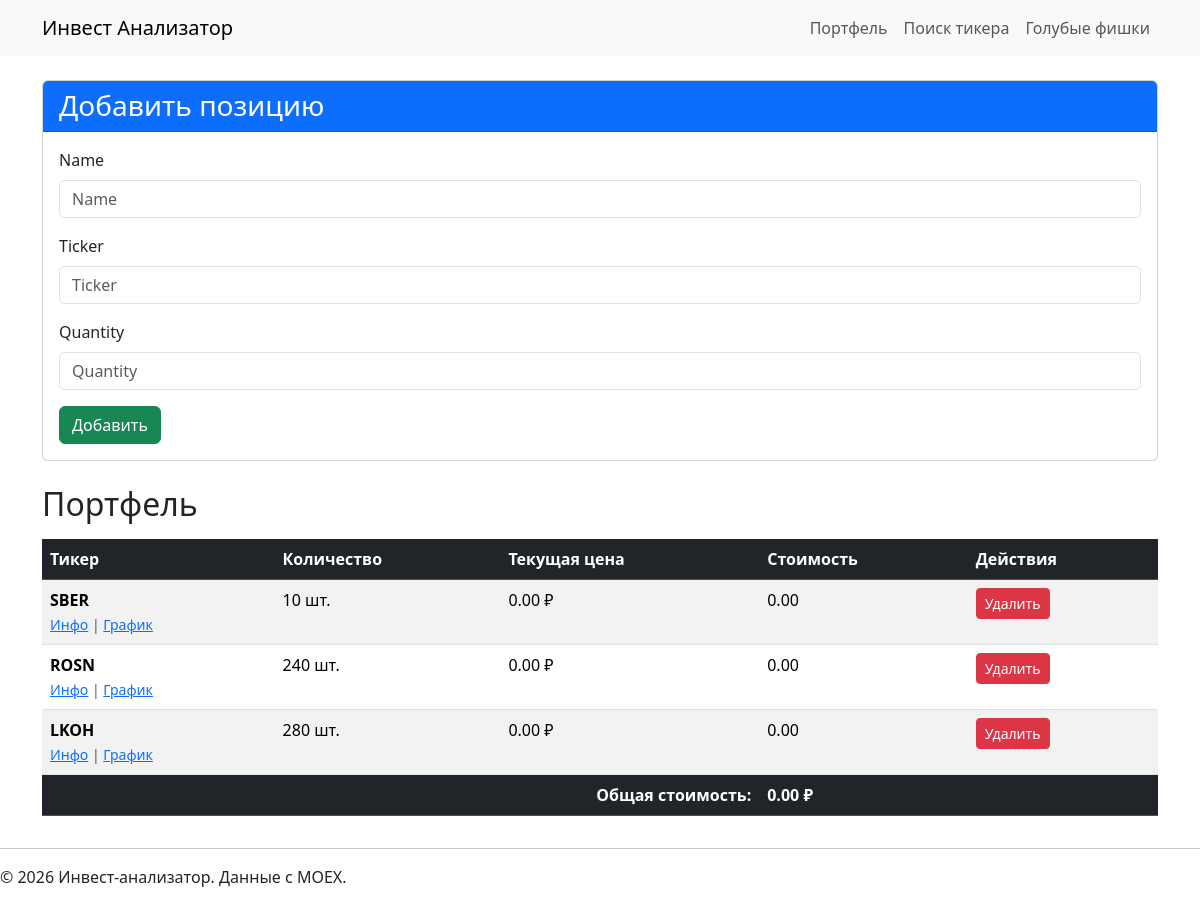
The page /portfolio/ on the database its author committed.
### portfolio/models.py (models this page shows)
class Portfolio(models.Model):
    name = models.CharField(max_length=100)
    ticker = models.CharField(max_length=20)
    quantity = models.IntegerField()

### portfolio/views.py (the view)
# urls.py: path('', views.index, name='index'),
def index(request):
    if request.method == 'POST':
        form = PortfolioForm(request.POST)
        if form.is_valid():
            form.save()
            return redirect('portfolio:index')
    else:
        form = PortfolioForm()
    items = Portfolio.objects.all()
    prices_cache = {}
    for item in items:
        if item.ticker in prices_cache:
            price = prices_cache[item.ticker]
        else:
            price = get_stock_price(item.ticker) or 0
            prices_cache[item.ticker] = price
        item.current_price = price
        item.total = item.quantity * price
    total_all = sum(prices_cache[item.ticker] * item.quantity for item in items)
    return render(request, f'{APP_NAME}index.html', {
        'form': form,
        'portfolio_items': items,
        'total_all': total_all
    })

### portfolio/forms.py
class PortfolioForm(forms.ModelForm):
    class Meta:
        model = Portfolio
        fields = ['name', 'ticker', 'quantity']

### portfolio/moex_api.py (called while the page is built)
def get_stock_price(ticker):
    try:
        url = f"https://iss.moex.com/iss/engines/stock/markets/shares/boards/tqbr/securities/{ticker}.json"
        response = requests.get(url, timeout=5)
        data = response.json()
        return data['securities']['data'][0][3]
    except (IndexError, KeyError, requests.RequestException):
        return None  # цена недоступна

### portfolio/templates/portfolio/index.html (shortened to what this page needs)
{% extends 'base.html' %}
{% load django_bootstrap5 %}
{% block content %}
<div class="container mt-4">
    <div class="card mb-4">
        <div class="card-header bg-primary text-white">
            <h3 class="mb-0">Добавить позицию</h3>
        </div>
        <div class="card-body">
            <form method="post">
                {% bootstrap_form form %}
                <button type="submit" class="btn btn-success">Добавить</button>
            </form>
        </div>
    </div>
    <h2 class="mb-3">Портфель</h2>
    <div class="table-responsive">
        <table class="table table-striped table-hover table-condensed">
            <thead class="table-dark">
                <tr>
                    <th>Тикер</th>
                    <th>Количество</th>
                    <th>Текущая цена</th>
                    <th>Стоимость</th>
                    <th >Действия</th>
                </tr>
            </thead>
            <tbody>
                {% for item in portfolio_items %}
                <tr>
                    <td>
                        <strong>{{ item.ticker }}</strong>
                        <br>
                        <small class="text-muted">
                            <a href="{% url 'portfolio:stock_info' item.ticker %}">Инфо</a> |
                            <a href="{% url 'portfolio:stock_chart' item.ticker %}">График</a>
                        </small>
                    </td>
                    <td>{{ item.quantity }} шт.</td>
                    <td>{{ item.current_price|floatformat:2 }} ₽</td>
                    <td>{{ item.total|floatformat:2}}</td>
                    <td>
                        <form method="post" action="{% url 'portfolio:delete_position' item.id %}" style="display: inline;">
                            <button type="submit" class="btn btn-sm btn-danger" onclick="return confirm('Удалить позицию {{ item.ticker }}?')">
                                Удалить
                            </button>
                        </form>
                    </td>
                </tr>
                {% empty %}
                <tr>
                    <td colspan="5" class="text-center text-muted">
                        Портфель пуст. Добавьте первую позицию!
                    </td>
                </tr>
                {% endfor %}
            </tbody>
            <tfoot class="table-dark">
                <tr>
                    <th colspan="3" class="text-end">Общая стоимость:</th>
                    <th colspan="2">{{ total_all|floatformat:2 }} ₽</th>
                </tr>
            </tfoot>
        </table>
    </div>
</div>
{% endblock %}

### portfolio/templates/base.html (shortened to what this page needs)
{% load static %}
{% load django_bootstrap5 %}
<!DOCTYPE html>
<html lang="ru">
<head>
    {% bootstrap_css %}
</head>
<body>
    {% include 'includes/header.html' %}
    <main>
        {% block content %}
        {% endblock %}
    </main>
    {% include 'includes/footer.html' %}
</body>
</html>

### portfolio/templates/includes/header.html (shortened to what this page needs)
{% load static %}
<header>
    <nav class="navbar navbar-expand-lg navbar-light bg-light">
        <div class="container">
            <a class="navbar-brand" href="{% url 'portfolio:index' %}">Инвест Анализатор</a>
            <div class="collapse navbar-collapse" id="navbarNav">
                <ul class="navbar-nav ms-auto">
                    <li class="nav-item">
                        <a class="nav-link" href="{% url 'portfolio:index' %}">Портфель</a>
                    </li>
                    <li class="nav-item">
                        <a class="nav-link" href="{% url 'portfolio:find_ticker' %}">Поиск тикера</a>
                    </li>
                    <li class="nav-item">
                        <a class="nav-link" href="{% url 'portfolio:blue_chips' %}">Голубые фишки</a>
                    </li>
                </ul>
            </div>
        </div>
    </nav>
</header>

### portfolio/templates/includes/footer.html
<footer>
    <hr>
    <p>&copy; 2026 Инвест-анализатор. Данные с MOEX.</p>
</footer>

### rows shown on the page
Portfolio: ticker "SBER", quantity "10", current_price "0.00", total "0.00"
Portfolio: ticker "ROSN", quantity "240", current_price "0.00", total "0.00"
Portfolio: ticker "LKOH", quantity "280", current_price "0.00", total "0.00"

### other values the page prints
{{ total_all|floatformat:2 }} "0.00"
